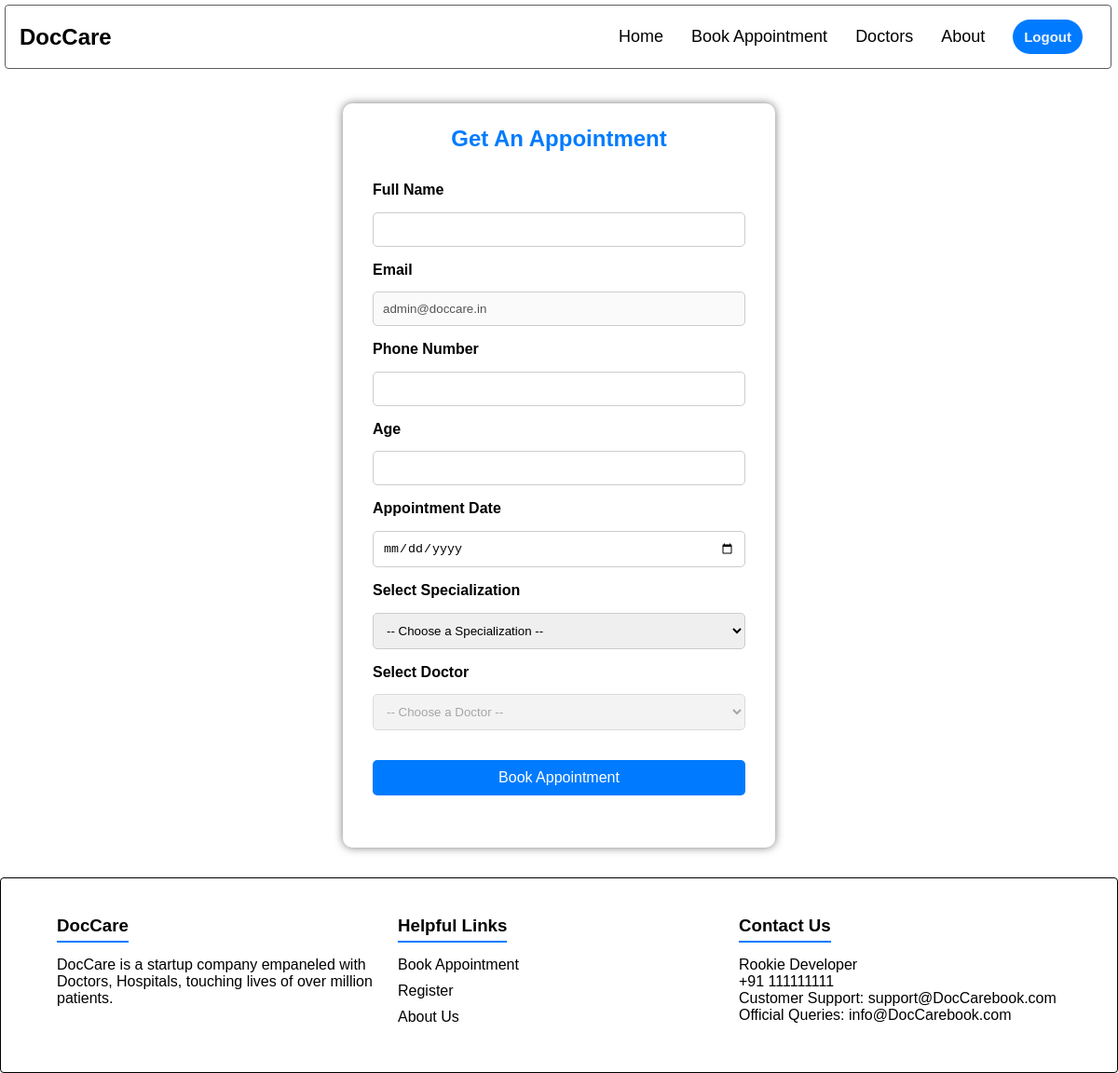
Page /book-appointment/ (signed in) on the earlier database version.
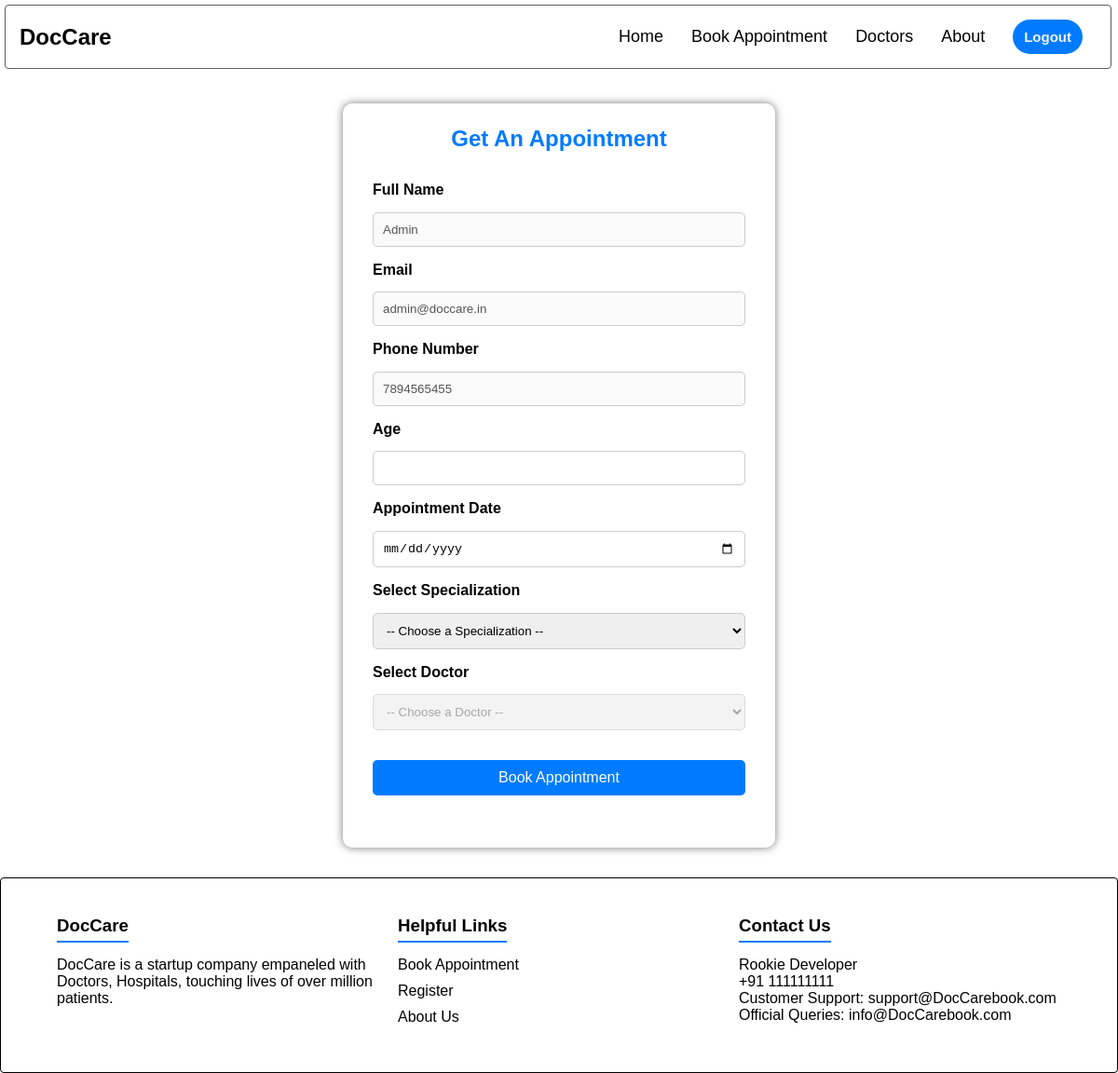
Same page on the later database version.
### user/models.py (models this page shows, shortened)
class User(AbstractUser):
    username = None
    first_name = None
    last_name = None
    email = models.EmailField(max_length=100, primary_key=True)
    name = models.CharField(max_length=100, null=True, blank=True)
    dob = models.DateField(null=True, blank=True)
    phone = models.CharField(max_length=11, null=True, blank=True)
    gender = models.CharField(max_length=10, choices=[('male', 'Male'), ('female', 'Female'), ('other', 'Other')], null=True, blank=True)
    USERNAME_FIELD="email"
    REQUIRED_FIELDS= []
    objects= UserManager()

### user/views.py (the view, shortened to what this page needs)
# urls.py: path('book-appointment/', views.bookAppointment, name='book_appointment'),
@login_required(login_url='user_login')
def bookAppointment(request):
    doctCategory = doctSpecialization.objects.all()
    return render(request, 'user/book_appointment.html', {'doctCategory': doctCategory})

### user/models.py (called while the page is built)
    def __str__(self):
        return self.name

### templates/user/book_appointment.html (shortened to what this page needs)
{% extends 'user/base.html' %}
{% load static %}
{% block css %}
  <link rel="stylesheet" href="{% static 'css/user/book_appointment.css' %}" />
{% endblock %}
{% block main %}
    <div class="container">
        <h2>Get An Appointment</h2>
        <form>
            <div class="form-group">
                <label for="name">Full Name</label>
                <input type="text" id="name" name="name" required {% if request.user.name %}value="{{ request.user.name|title }}" disabled {% endif %}>
            </div>
            <div class="form-group">
                <label for="email">Email</label>
                <input type="email" id="email" name="email" {% if request.user.email %}value="{{ request.user.email }}" disabled {% endif %}>
            </div>
            <div class="form-group">
                <label for="phone">Phone Number</label>
                <input type="tel" id="phone" name="phone" required {% if request.user.phone %}value="{{ request.user.phone }}" disabled {% endif %}>
            </div>
            <div class="form-group">
                <label for="age">Age</label>
                <input type="number" id="age" name="age" required>
            </div>
            <div class="form-group">
                <label for="date">Appointment Date</label>
                <input type="date" id="date" name="date" required>
            </div>
            <div class="form-group">
                <label for="specialization">Select Specialization</label>
                <select id="specialization" name="doctor" required>
                    <option value="" selected disabled>-- Choose a Specialization --</option>
                </select>
            </div>
            <div class="form-group">
                <label for="doctor">Select Doctor</label>
                <select id="doctor" name="doctor" required disabled>
                    <option value="" selected disabled>-- Choose a Doctor --</option>
                </select>
            </div>
            <div class="form-group">
                <button type="submit">Book Appointment</button>
            </div>
        </form>
    </div>
{% endblock %}

Differences in the rows shown:
changed User "admin@doccare.in": name (not shown) → "Admin"; phone (not shown) → "7894565455"
